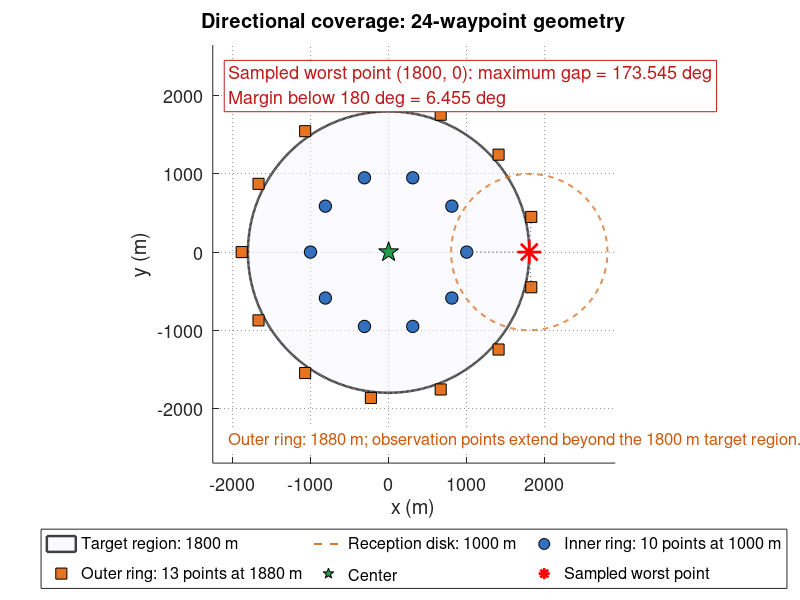

Write MATLAB code to recreate this figure.
function plot_directional_coverage_geometry()
% Plot the retained 24-waypoint geometry; output: results/generated/figures/q4.

    here = fileparts(mfilename('fullpath'));
    setappdata(0,'Q4_FIGDIR',fullfile(here,'..','..','results','generated','figures','q4'));
    if ~exist(getappdata(0,'Q4_FIGDIR'),'dir'), mkdir(getappdata(0,'Q4_FIGDIR')); end
    C.R0=1800; C.RrecvLo=1000; C.RrecvHi=1500;
    C.nInner=10; C.rInner=1000; C.nOuter=13; C.rOuter=1880;
    C.clear=20; C.phiWorst=173.545; C.gapMargin=6.455;
    q4_fig1_geometry(C);
end

function fp = figout(name)
    d = getappdata(0,'Q4_FIGDIR');
    if isempty(d), d = fullfile(pwd,'figures'); end
    fp = fullfile(d, name);
end

function W = waypoints(C)
    W = [0 0];
    for k = 0:C.nInner-1
        a = 2*pi*k/C.nInner;
        W(end+1,:) = [C.rInner*cos(a), C.rInner*sin(a)];
    end
    for k = 0:C.nOuter-1
        a = 2*pi*(k+0.5)/C.nOuter;
        W(end+1,:) = [C.rOuter*cos(a), C.rOuter*sin(a)];
    end
end

% =====================================================================
function q4_fig1_geometry(C)
%Fig1  24 点双环构型 + 最坏角度间隙（已修复文字重叠）
    W = waypoints(C);
    f = figure('Position',[60 60 1000 780]);
    hold on; axis equal;

    tt = linspace(0,2*pi,721);
    hArena = patch(C.R0*cos(tt), C.R0*sin(tt), [0.97 0.97 1.0], ...
          'EdgeColor',[0.25 0.25 0.25],'LineWidth',1.8,'FaceAlpha',0.5);

    pw = [1800 0];
    hRecv = plot(pw(1)+1000*cos(tt), pw(2)+1000*sin(tt), '--', ...
         'Color',[0.85 0.45 0.15],'LineWidth',1.4);

    inIdx  = 2:1+C.nInner;
    outIdx = 2+C.nInner:1+C.nInner+C.nOuter;
    hIn  = plot(W(inIdx,1),  W(inIdx,2),  'o', 'MarkerSize',9, ...
         'MarkerFaceColor',[0.20 0.44 0.74],'MarkerEdgeColor','k','LineStyle','none');
    hOut = plot(W(outIdx,1), W(outIdx,2), 's', 'MarkerSize',8, ...
         'MarkerFaceColor',[0.90 0.45 0.13],'MarkerEdgeColor','k','LineStyle','none');
    hCen = plot(W(1,1), W(1,2), 'p', 'MarkerSize',15, ...
         'MarkerFaceColor',[0.13 0.62 0.30],'MarkerEdgeColor','k','LineStyle','none');

    cnt = 0; pts = [];
    for i = 1:size(W,1)
        if norm(W(i,:)-pw) <= 1000+1e-9
            cnt = cnt+1; pts(cnt,:) = W(i,:);
        end
    end
    for i = 1:size(pts,1)
        plot([pw(1) pts(i,1)], [pw(2) pts(i,2)], ':', ...
             'Color',[0.45 0.45 0.55],'LineWidth',1.0);
    end
    hWorst = plot(pw(1), pw(2), 'r*', 'MarkerSize',17, 'LineWidth',2.0);

    % 标注移到图框上方（增大 ylim 上限），避免与圆弧/数据点重叠
    text(-2050, 2400, ...
        sprintf('Sampled worst point (1800, 0): maximum gap = %.3f deg\nMargin below 180 deg = %.3f deg', ...
        C.phiWorst, C.gapMargin), ...
        'FontSize',13,'Color',[0.75 0.10 0.10], ...
        'HorizontalAlignment','left','VerticalAlignment','top', ...
        'EdgeColor',[0.75 0.10 0.10],'BackgroundColor',[1 1 1], 'Interpreter','none');

    text(-2050, -2400, sprintf('Outer ring: %d m; observation points extend beyond the 1800 m target region.', ...
        C.rOuter), 'FontSize',12,'Color',[0.80 0.35 0.05], ...
        'HorizontalAlignment','left','BackgroundColor',[1 1 1], 'Interpreter','none');

    xlabel('x (m)','FontSize',15); ylabel('y (m)','FontSize',15);
    title('Directional coverage: 24-waypoint geometry','FontSize',14.5,'FontWeight','bold','Interpreter','none');
    legend([hArena hRecv hIn hOut hCen hWorst], ...
           {'Target region: 1800 m','Reception disk: 1000 m','Inner ring: 10 points at 1000 m', ...
            'Outer ring: 13 points at 1880 m','Center','Sampled worst point'}, ...
           'Location','southoutside','Orientation','horizontal','FontSize',11.5,'NumColumns',3,'Interpreter','none');
    grid on; set(gca,'GridLineStyle',':','GridAlpha',0.5,'FontSize',13);
    xlim([-2250 2900]); ylim([-2700 2650]);
    exportgraphics(f, figout('q4_directional_coverage.png'), 'Resolution', 600);
    close(f);
end

% =====================================================================
